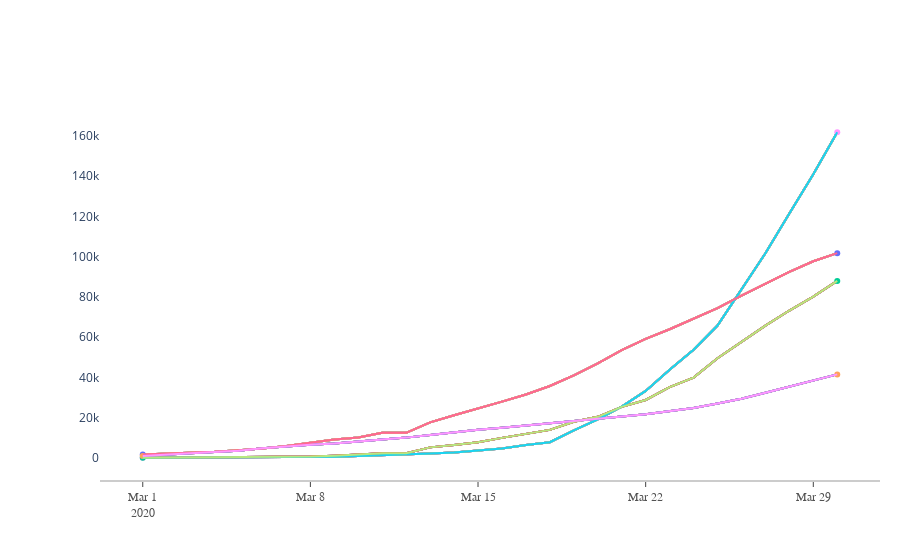

Write notebook code for a chart like this one.
### Code cell
for i in range(1,5):
    fig.add_trace(go.Scatter(x = fuck['Dates'], y = fuck.iloc[:,i], mode = 'lines', name = fuck.columns[i], connectgaps = True))
fig.show()
